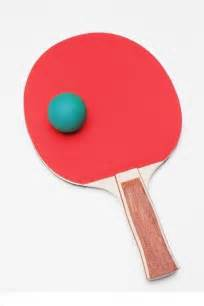
#> input picture th.jpeg, 204 x 306 px
$ python 'Line&CirceFeatureDetection.py'
#> lines starting #> are read from the running program, lines starting #| are printed output that depends on the picture; after the words box and inside, x2 and y2 are one past the last pixel; in counts of white or black regions, pixels touching at a corner belong together
#!/usr/bin/env python2
# -*- coding: utf-8 -*-
"""
Created on Tue Sep 19 16:25:07 2017

@author: appel
"""
import cv2
import numpy as np

color = cv2.imread('th.jpeg')
#> color is the input picture: shape (306, 204, 3); mean B, G, R 189.5, 187.7, 237.4
gray = cv2.cvtColor(color,cv2.COLOR_BGR2GRAY)
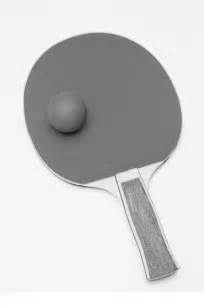
#> gray: shape (306, 204); min 26, max 255, mean 202.8
edges = cv2.Canny(gray,80,120)
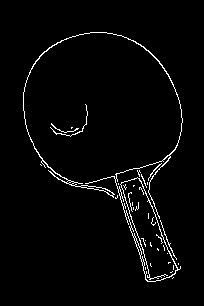
#> edges: shape (306, 204); 2.6% white in thin lines or dots, all inside (x1, y1, x2, y2) = (23, 32, 183, 282)
cv2.imshow("color",color)
cv2.imshow("gray",gray)
cv2.imshow("edge",edges)
lines = cv2.HoughLinesP(edges,1,np.pi/180,50,minLineLength=10,maxLineGap=5)
#> lines = [[115, 174, 143, 267], [143, 186, 171, 257], [143, 269, 147, 281], [120, 184, 148, 270], [148, 190, 174, 256], [78, 186, 116, 175], [114, 177, 132, 235]]
circle = cv2.HoughCircles(edges,cv2.HOUGH_GRADIENT,1,120,param1=100,param2=30,minRadius=0,maxRadius=0)
#> circle = [[98.5, 110.5, 79.3]]
#print(lines)
for line in lines:
    x1,y1,x2,y2 = line[0]
    print("line:",x1,y1,x2,y2)
    cv2.line(color,(x1,y1),(x2,y2),(0,255,0),2)
#> this loop made 7 passes
#| line: 115 174 143 267
#| line: 143 186 171 257
#| line: 143 269 147 281
#| line: 120 184 148 270
#| line: 148 190 174 256
#| line: 78 186 116 175
#| line: 114 177 132 235
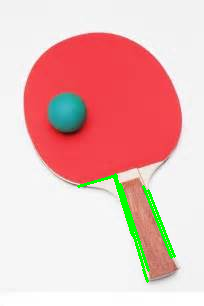
#> color: shape (306, 204, 3); 1.86% of pixels changed, all inside (x1, y1, x2, y2) = (77, 173, 176, 283)
cv2.circle(color,(circle[0][0][0],circle[0][0][1]),circle[0][0][2],(0,255,0),3)
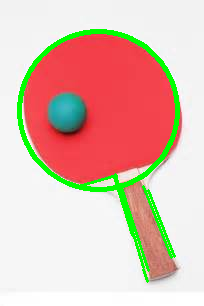
#> color: shape (306, 204, 3); 3.88% of pixels changed, all inside (x1, y1, x2, y2) = (17, 29, 180, 192)
cv2.imshow("color_with_lines",color)
cv2.waitKey()
cv2.destroyAllWindows()
